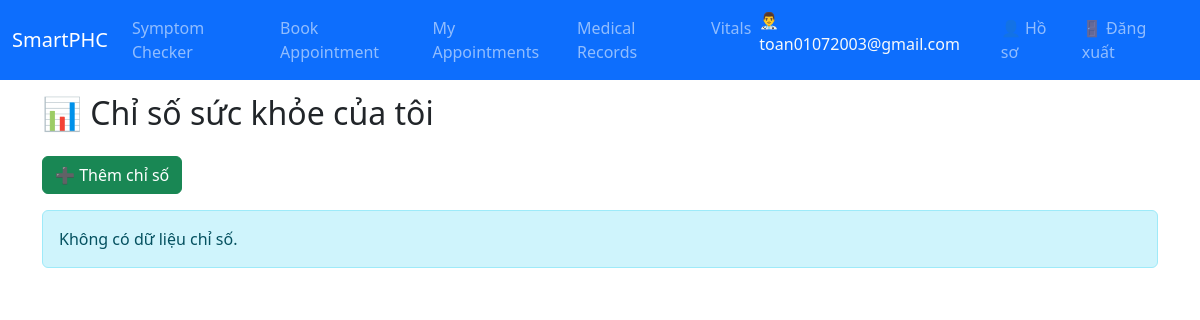
The app's page /api/vitals/my/ (signed in), older data.
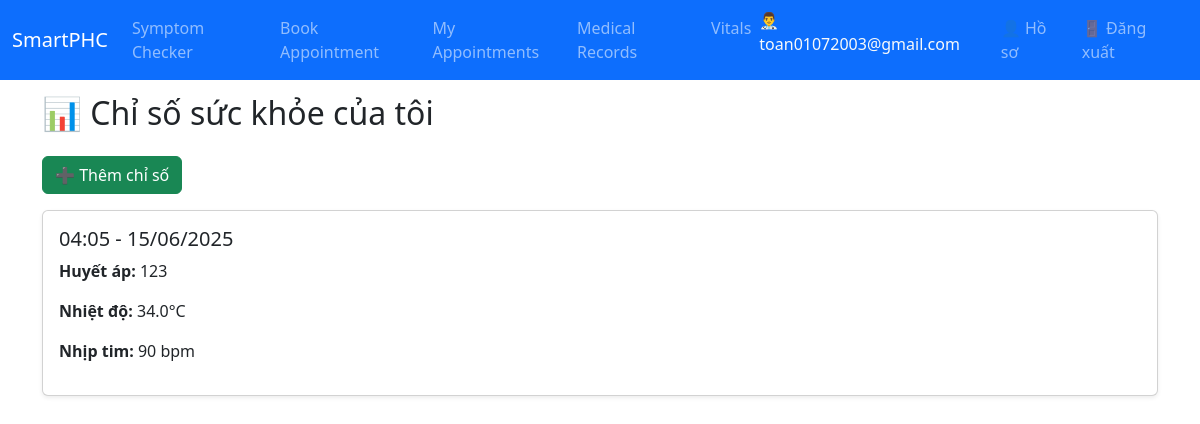
The same page, newer data.
### vitals/models.py (models this page shows)
class VitalSigns(models.Model):
    id = models.UUIDField(primary_key=True, default=uuid.uuid4, editable=False)
    patient = models.ForeignKey(settings.AUTH_USER_MODEL, on_delete=models.CASCADE)
    recorded_by = models.ForeignKey(settings.AUTH_USER_MODEL, on_delete=models.SET_NULL, null=True, related_name='vitals_recorded')
    recorded_at = models.DateTimeField()
    blood_pressure = models.CharField(max_length=20)
    temperature = models.FloatField()
    heart_rate = models.IntegerField()
    oxygen_saturation = models.FloatField()
    respiratory_rate = models.IntegerField()

### vitals/views.py (the view)
# urls.py: path('my/', my_vitals_view, name='my-vitals'),
@login_required
def my_vitals_view(request):
    if request.user.role != "patient":
        messages.error(request, "Bạn không có quyền truy cập.")
        return redirect("home")
    vitals = (
        VitalSigns.objects.filter(patient=request.user)
        .order_by("-recorded_at")
    )
    return render(request, "vitals/my_vitals.html", {"vitals": vitals})

### vitals/templates/vitals/my_vitals.html (shortened to what this page needs)
{% extends "base.html" %}
{% block content %}
<h2 class="mb-4">📊 Chỉ số sức khỏe của tôi</h2>
<a href="{% url 'add-vital-sign' %}" class="btn btn-success mb-3">➕ Thêm chỉ số</a>
{% for v in vitals %}
  <div class="card mb-3 p-3 shadow-sm position-relative">
    <h5>{{ v.recorded_at|date:"H:i - d/m/Y" }}</h5>
    <p><strong>Huyết áp:</strong> {{ v.blood_pressure }}</p>
    <p><strong>Nhiệt độ:</strong> {{ v.temperature }}°C</p>
    <p><strong>Nhịp tim:</strong> {{ v.heart_rate }} bpm</p>
  </div>
{% empty %}
  <div class="alert alert-info">Không có dữ liệu chỉ số.</div>
{% endfor %}
{% endblock %}

Row changes from the older to the newer data that the page shows:
added VitalSigns: recorded_at "04:05 - 15/06/2025", blood_pressure "123", temperature "34.0", heart_rate "90"
Text that changed along with them:
text no longer shown: "Không có dữ liệu chỉ số."
